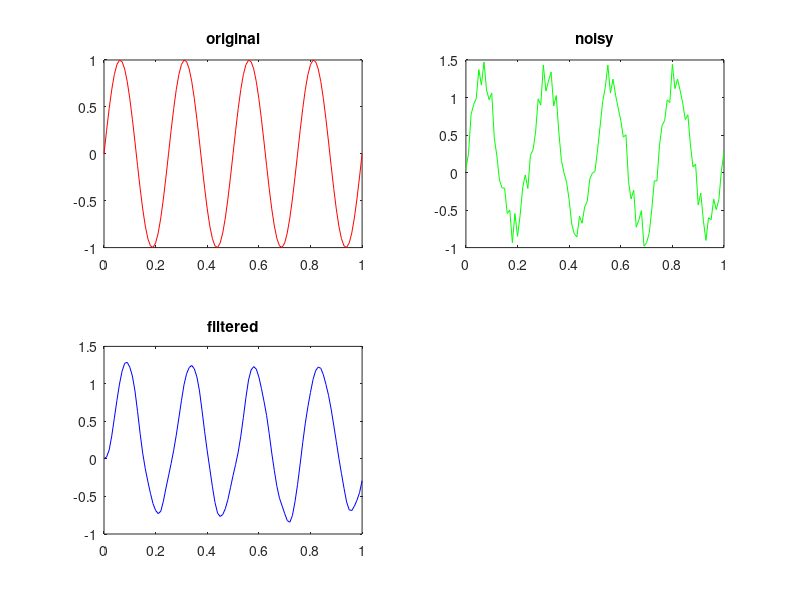

Here is the MATLAB script that generated this plot:
t=0:0.01:1;
Fs=1000;
y=sin(8*pi*t); %original sig
yn=y+0.5*rand(1,length(t));

grid on
subplot(2,2,1);
plot(t,y,'r');
title('original');

subplot(2,2,2);
plot(t,yn,'g');
title('noisy');
n=2;
w=100;
[b,a]=butter(n,w/(Fs/2));
z=filter(b,a,yn);

subplot(2,2,3);
plot(t,z,'b');
title('filtered');